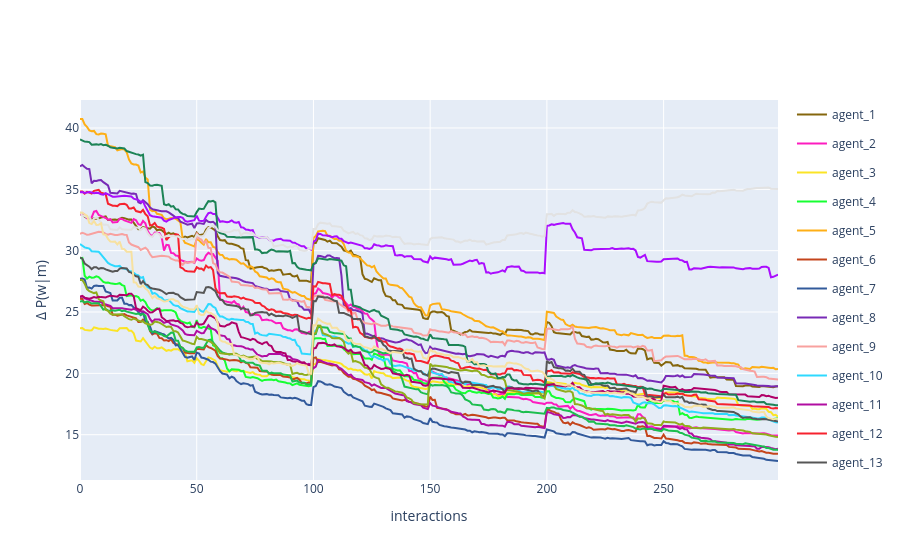

The notebook cell saved with this chart:
### Code cell
fig = multi_agent_update_plot_from_df(vocab_dif)
fig.update_layout(
    # title='Dyadic interaction in a random environment',
    yaxis_title='Δ P(w|m)',
    xaxis_title='interactions'
)
fig.show()

### Figure 1 — Plotly figure (JSON) as saved in the notebook; plotly's stock layout.template omitted (floating-point values rounded to 4 significant figures; data arrays with more than 128 entries replaced by an {"elided": "..."} marker saying what was removed)
{"data": [{"legendgroup": "agent_1", "line": {"color": "#85660D"}, "mode": "lines", "name": "agent_1", "showlegend": true, "x": {"elided": "300 int values"}, "y": {"elided": "300 float values"}, "type": "scatter"}, {"legendgroup": "agent_2", "line": {"color": "#FC1CBF"}, "mode": "lines", "name": "agent_2", "showlegend": true, "x": {"elided": "300 int values"}, "y": {"elided": "300 float values"}, "type": "scatter"}, {"legendgroup": "agent_3", "line": {"color": "#FBE426"}, "mode": "lines", "name": "agent_3", "showlegend": true, "x": {"elided": "300 int values"}, "y": {"elided": "300 float values"}, "type": "scatter"}, {"legendgroup": "agent_4", "line": {"color": "#16FF32"}, "mode": "lines", "name": "agent_4", "showlegend": true, "x": {"elided": "300 int values"}, "y": {"elided": "300 float values"}, "type": "scatter"}, {"legendgroup": "agent_5", "line": {"color": "#FEAF16"}, "mode": "lines", "name": "agent_5", "showlegend": true, "x": {"elided": "300 int values"}, "y": {"elided": "300 float values"}, "type": "scatter"}, {"legendgroup": "agent_6", "line": {"color": "#C4451C"}, "mode": "lines", "name": "agent_6", "showlegend": true, "x": {"elided": "300 int values"}, "y": {"elided": "300 float values"}, "type": "scatter"}, {"legendgroup": "agent_7", "line": {"color": "#325A9B"}, "mode": "lines", "name": "agent_7", "showlegend": true, "x": {"elided": "300 int values"}, "y": {"elided": "300 float values"}, "type": "scatter"}, {"legendgroup": "agent_8", "line": {"color": "#782AB6"}, "mode": "lines", "name": "agent_8", "showlegend": true, "x": {"elided": "300 int values"}, "y": {"elided": "300 float values"}, "type": "scatter"}, {"legendgroup": "agent_9", "line": {"color": "#F8A19F"}, "mode": "lines", "name": "agent_9", "showlegend": true, "x": {"elided": "300 int values"}, "y": {"elided": "300 float values"}, "type": "scatter"}, {"legendgroup": "agent_10", "line": {"color": "#2ED9FF"}, "mode": "lines", "name": "agent_10", "showlegend": true, "x": {"elided": "300 int values"}, "y": {"elided": "300 float values"}, "type": "scatter"}, {"legendgroup": "agent_11", "line": {"color": "#B10DA1"}, "mode": "lines", "name": "agent_11", "showlegend": true, "x": {"elided": "300 int values"}, "y": {"elided": "300 float values"}, "type": "scatter"}, {"legendgroup": "agent_12", "line": {"color": "#F6222E"}, "mode": "lines", "name": "agent_12", "showlegend": true, "x": {"elided": "300 int values"}, "y": {"elided": "300 float values"}, "type": "scatter"}, {"legendgroup": "agent_13", "line": {"color": "#565656"}, "mode": "lines", "name": "agent_13", "showlegend": true, "x": {"elided": "300 int values"}, "y": {"elided": "300 float values"}, "type": "scatter"}, {"legendgroup": "agent_14", "line": {"color": "#1CBE4F"}, "mode": "lines", "name": "agent_14", "showlegend": true, "x": {"elided": "300 int values"}, "y": {"elided": "300 float values"}, "type": "scatter"}, {"legendgroup": "agent_15", "line": {"color": "#90AD1C"}, "mode": "lines", "name": "agent_15", "showlegend": true, "x": {"elided": "300 int values"}, "y": {"elided": "300 float values"}, "type": "scatter"}, {"legendgroup": "agent_16", "line": {"color": "#AA0DFE"}, "mode": "lines", "name": "agent_16", "showlegend": true, "x": {"elided": "300 int values"}, "y": {"elided": "300 float values"}, "type": "scatter"}, {"legendgroup": "agent_17", "line": {"color": "#B00068"}, "mode": "lines", "name": "agent_17", "showlegend": true, "x": {"elided": "300 int values"}, "y": {"elided": "300 float values"}, "type": "scatter"}, {"legendgroup": "agent_18", "line": {"color": "#1C8356"}, "mode": "lines", "name": "agent_18", "showlegend": true, "x": {"elided": "300 int values"}, "y": {"elided": "300 float values"}, "type": "scatter"}, {"legendgroup": "agent_19", "line": {"color": "#E2E2E2"}, "mode": "lines", "name": "agent_19", "showlegend": true, "x": {"elided": "300 int values"}, "y": {"elided": "300 float values"}, "type": "scatter"}, {"legendgroup": "agent_20", "line": {"color": "#F7E1A0"}, "mode": "lines", "name": "agent_20", "showlegend": true, "x": {"elided": "300 int values"}, "y": {"elided": "300 float values"}, "type": "scatter"}], "layout": {"yaxis": {"title": {"text": "Δ P(w|m)"}}, "xaxis": {"title": {"text": "interactions"}}}}
